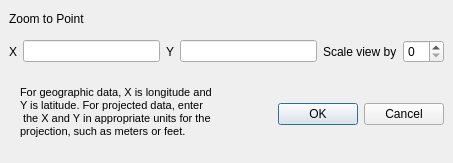
<ui version="4.0" >
 <class>ZoomToPoint</class>
 <widget class="QDialog" name="ZoomToPoint" >
  <property name="geometry" >
   <rect>
    <x>0</x>
    <y>0</y>
    <width>453</width>
    <height>163</height>
   </rect>
  </property>
  <property name="windowTitle" >
   <string>Zoom to Point</string>
  </property>
  <widget class="QDialogButtonBox" name="buttonBox" >
   <property name="geometry" >
    <rect>
     <x>268</x>
     <y>98</y>
     <width>176</width>
     <height>32</height>
    </rect>
   </property>
   <property name="orientation" >
    <enum>Qt::Horizontal</enum>
   </property>
   <property name="standardButtons" >
    <set>QDialogButtonBox::Cancel|QDialogButtonBox::NoButton|QDialogButtonBox::Ok</set>
   </property>
  </widget>
  <widget class="QWidget" name="layoutWidget" >
   <property name="geometry" >
    <rect>
     <x>9</x>
     <y>35</y>
     <width>435</width>
     <height>33</height>
    </rect>
   </property>
   <layout class="QHBoxLayout" >
    <property name="margin" >
     <number>0</number>
    </property>
    <property name="spacing" >
     <number>6</number>
    </property>
    <item>
     <widget class="QLabel" name="label" >
      <property name="text" >
       <string>X</string>
      </property>
     </widget>
    </item>
    <item>
     <widget class="QLineEdit" name="xCoord" />
    </item>
    <item>
     <widget class="QLabel" name="label_2" >
      <property name="text" >
       <string>Y</string>
      </property>
     </widget>
    </item>
    <item>
     <widget class="QLineEdit" name="yCoord" />
    </item>
    <item>
     <layout class="QGridLayout" >
      <property name="margin" >
       <number>0</number>
      </property>
      <property name="spacing" >
       <number>6</number>
      </property>
      <item row="0" column="0" >
       <widget class="QLabel" name="label_3" >
        <property name="text" >
         <string>Scale view by</string>
        </property>
       </widget>
      </item>
      <item row="0" column="1" >
       <widget class="QSpinBox" name="spinBoxScale" />
      </item>
     </layout>
    </item>
   </layout>
  </widget>
  <widget class="QLabel" name="label_4" >
   <property name="geometry" >
    <rect>
     <x>9</x>
     <y>9</y>
     <width>253</width>
     <height>20</height>
    </rect>
   </property>
   <property name="text" >
    <string>Zoom to Point</string>
   </property>
  </widget>
  <widget class="QLabel" name="label_5" >
   <property name="geometry" >
    <rect>
     <x>20</x>
     <y>80</y>
     <width>221</width>
     <height>64</height>
    </rect>
   </property>
   <property name="text" >
    <string>&lt;html>&lt;head>&lt;meta name="qrichtext" content="1" />&lt;style type="text/css">
p, li { white-space: pre-wrap; }
&lt;/style>&lt;/head>&lt;body style=" font-family:'Sans Serif'; font-size:9pt; font-weight:400; font-style:normal; text-decoration:none;">
&lt;p style=" margin-top:0px; margin-bottom:0px; margin-left:0px; margin-right:0px; -qt-block-indent:0; text-indent:0px;">&lt;span style=" font-size:8pt;">For geographic data, X is longitude and &lt;/span>&lt;/p>
&lt;p style=" margin-top:0px; margin-bottom:0px; margin-left:0px; margin-right:0px; -qt-block-indent:0; text-indent:0px; font-size:8pt;">Y is latitude. For projected data, enter&lt;/p>
&lt;p style=" margin-top:0px; margin-bottom:0px; margin-left:0px; margin-right:0px; -qt-block-indent:0; text-indent:0px; font-size:8pt;"> the X and Y in appropriate units for the &lt;/p>
&lt;p style=" margin-top:0px; margin-bottom:0px; margin-left:0px; margin-right:0px; -qt-block-indent:0; text-indent:0px; font-size:8pt;">projection, such as meters or feet.&lt;/p>&lt;/body>&lt;/html></string>
   </property>
  </widget>
 </widget>
 <tabstops>
  <tabstop>xCoord</tabstop>
  <tabstop>yCoord</tabstop>
  <tabstop>spinBoxScale</tabstop>
  <tabstop>buttonBox</tabstop>
 </tabstops>
 <resources/>
 <connections>
  <connection>
   <sender>buttonBox</sender>
   <signal>accepted()</signal>
   <receiver>ZoomToPoint</receiver>
   <slot>accept()</slot>
   <hints>
    <hint type="sourcelabel" >
     <x>248</x>
     <y>254</y>
    </hint>
    <hint type="destinationlabel" >
     <x>157</x>
     <y>274</y>
    </hint>
   </hints>
  </connection>
  <connection>
   <sender>buttonBox</sender>
   <signal>rejected()</signal>
   <receiver>ZoomToPoint</receiver>
   <slot>reject()</slot>
   <hints>
    <hint type="sourcelabel" >
     <x>316</x>
     <y>260</y>
    </hint>
    <hint type="destinationlabel" >
     <x>286</x>
     <y>274</y>
    </hint>
   </hints>
  </connection>
 </connections>
</ui>
